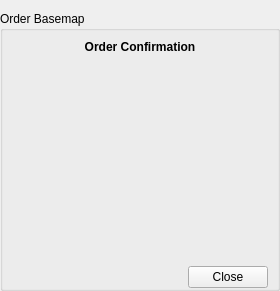
     <widget class="QWidget" name="orderConfirmationPage">
      <layout class="QVBoxLayout" name="verticalLayout_14">
       <property name="leftMargin">
        <number>0</number>
       </property>
       <property name="rightMargin">
        <number>0</number>
       </property>
       <property name="bottomMargin">
        <number>0</number>
       </property>
       <item>
        <widget class="QGroupBox" name="grpBoxOrderConfirmation">
         <property name="title">
          <string>Order Basemap</string>
         </property>
         <layout class="QVBoxLayout" name="verticalLayout_13">
          <property name="spacing">
           <number>10</number>
          </property>
          <property name="leftMargin">
           <number>9</number>
          </property>
          <property name="rightMargin">
           <number>9</number>
          </property>
          <property name="bottomMargin">
           <number>0</number>
          </property>
          <item>
           <widget class="QLabel" name="labelOrderConfirmation">
            <property name="text">
             <string>&lt;b&gt;Order Confirmation&lt;/b&gt;</string>
            </property>
            <property name="alignment">
             <set>Qt::AlignCenter</set>
            </property>
           </widget>
          </item>
          <item>
           <widget class="QTextBrowser" name="textBrowserOrderConfirmation">
            <property name="styleSheet">
             <string notr="true">background-color:transparent;</string>
            </property>
            <property name="frameShape">
             <enum>QFrame::NoFrame</enum>
            </property>
           </widget>
          </item>
          <item>
           <layout class="QHBoxLayout" name="horizontalLayout_9">
            <item>
             <spacer name="horizontalSpacer_8">
              <property name="orientation">
               <enum>Qt::Horizontal</enum>
              </property>
              <property name="sizeHint" stdset="0">
               <size>
                <width>40</width>
                <height>20</height>
               </size>
              </property>
             </spacer>
            </item>
            <item>
             <widget class="QPushButton" name="btnCloseConfirmation">
              <property name="text">
               <string>Close</string>
              </property>
             </widget>
            </item>
           </layout>
          </item>
         </layout>
        </widget>
       </item>
      </layout>
     </widget>
